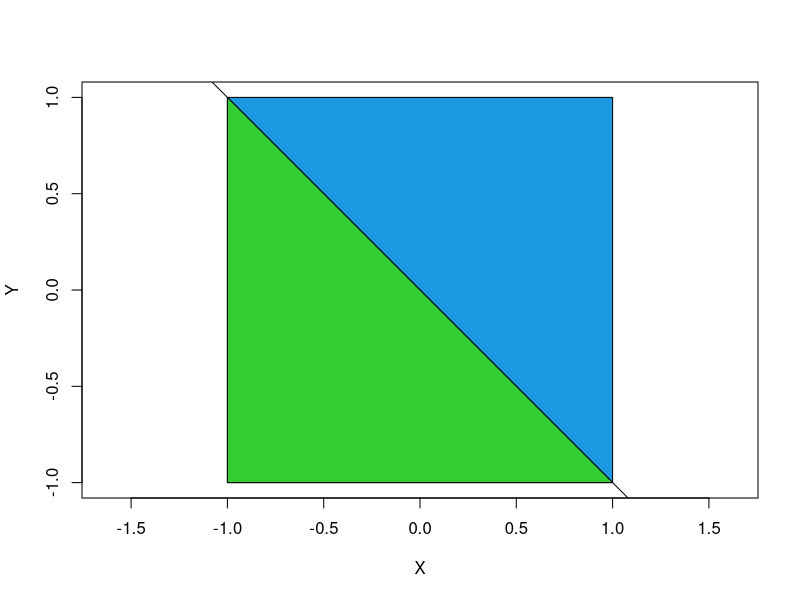
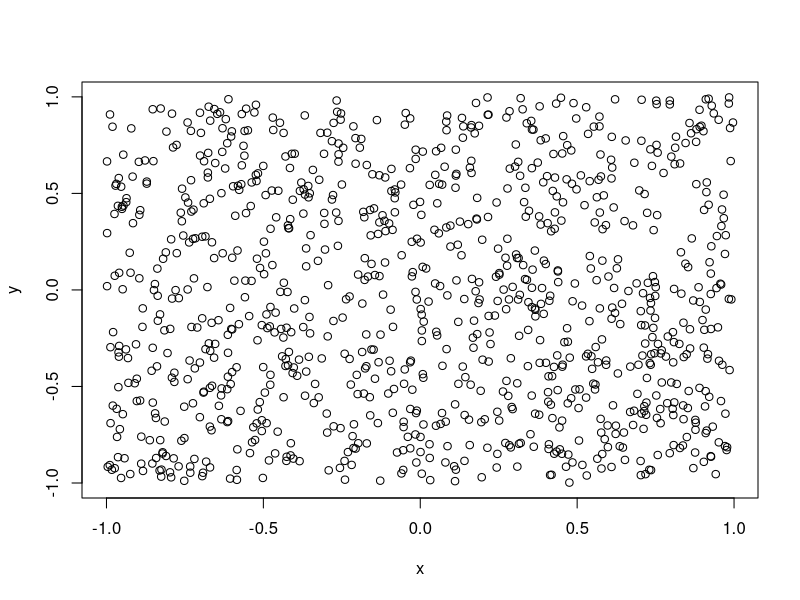
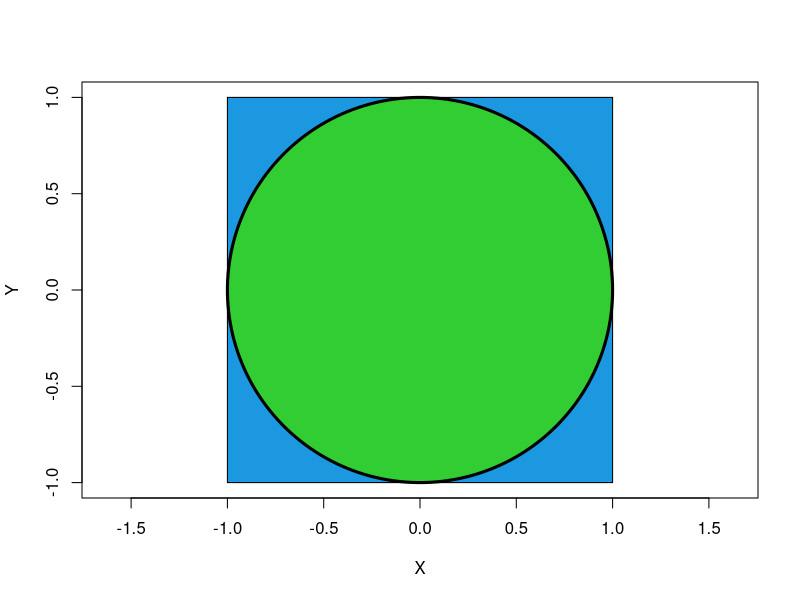
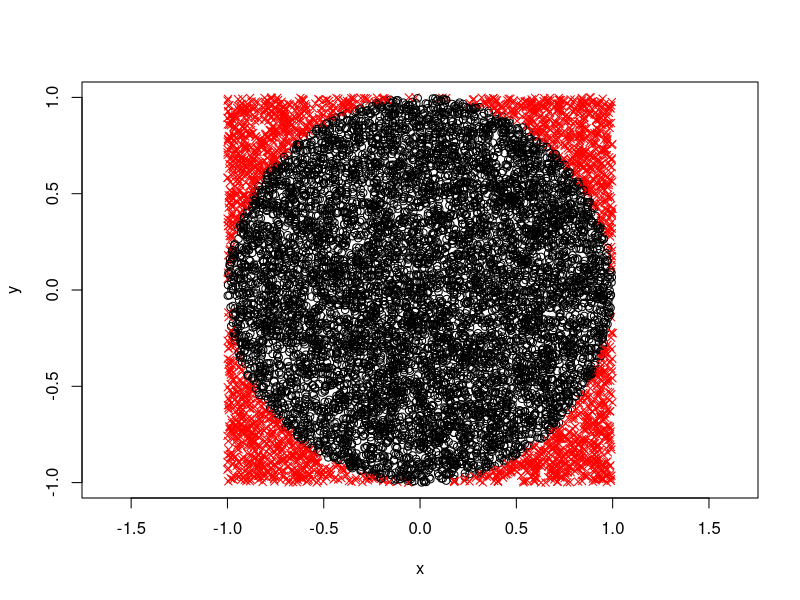

The R script that drew these images, in order:
## ---- chunk 1
knitr::opts_chunk$set(echo = TRUE)
## ---- chunk 2
x1<-c(-1,1,1,-1)
y1<-c(-1,-1,1,1)

library(graphics)

#gráfico
plot(1, 1, col = "white", xlab = "X", ylab = "Y", xlim = c(-1,1), ylim = c(-1,1), asp = 1)   
polygon(x=x1,y=y1,col = "#1b98e0")
abline(a=0,b=-1)
polygon(x=c(-1,1,-1),y=c(-1,-1,1), col = "#32CD32")


## ---- chunk 3
set.seed(610)
nsim=1000
x<-runif(nsim,-1,1)
y<-runif(nsim,-1,1)

plot(x,y)
## ---- chunk 4
cont<-x+y<=0 # vector booleano que tiene true si se cumple que x+y<=0 y false si no

prob_aprox<-length(cont[cont==TRUE])/length(cont)
## ---- chunk 5
prob_aprox
## ---- chunk 6
x1<-c(-1,1,1,-1)
y1<-c(-1,-1,1,1)

library(graphics)

#gráfico
plot(c(-1,1), c(-1,1), type = "n", xlab = "X", ylab = "Y", asp = 1)   
polygon(x=x1,y=y1,col = "#1b98e0")
theta <- seq(0, 2 * pi, length = 200)
polygon(x=cos(theta), y=sin(theta), col = "#32CD32", lwd = 3)


## ---- chunk 7
nsim<-10000

x<-runif(nsim,-1,1)
y<-runif(nsim,-1,1)

color=ifelse(x^2+y^2<=1,"black","red")
simbolo<-ifelse(x^2+y^2<=1,1,4)
plot(x,y,pch=simbolo,col=color, asp=1)

## ---- chunk 8
cont<-x^2+y^2<=1

proba_aprox<-mean(cont)

aprox_pi<-proba_aprox*4
aprox_pi
